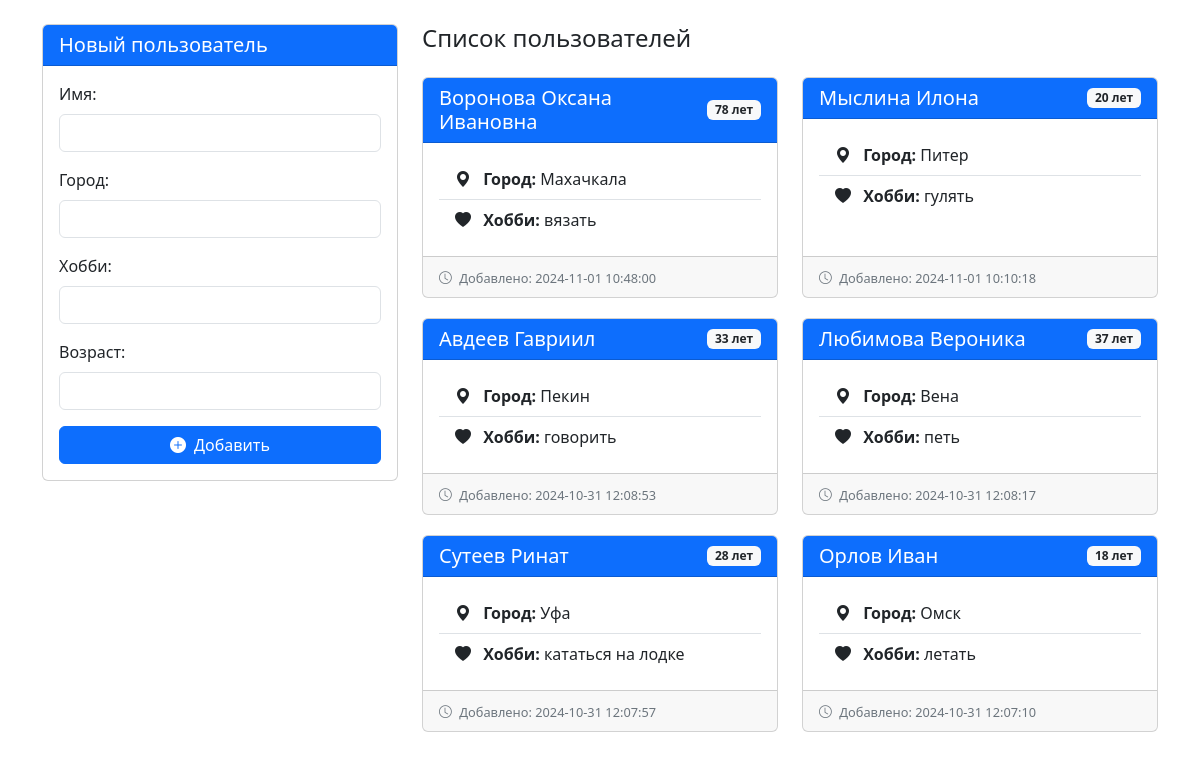
The page / on the database its author committed.
### tables this page shows
CREATE TABLE users
        (id INTEGER PRIMARY KEY AUTOINCREMENT,
         name TEXT NOT NULL,
         city TEXT NOT NULL,
         hobby TEXT NOT NULL,
         age INTEGER NOT NULL,
         created_at TIMESTAMP DEFAULT CURRENT_TIMESTAMP);

### app.py (the view, shortened to what this page needs)
@app.route('/', methods=['GET', 'POST'])
def index():
    users = get_users()
    return render_template('index.html', users=users)

### app.py (called while the page is built)
def get_users():
    conn = sqlite3.connect('users.db')
    c = conn.cursor()
    c.execute('SELECT * FROM users ORDER BY created_at DESC')
    users = []
    for row in c.fetchall():
        users.append({
            'id': row[0],
            'name': row[1],
            'city': row[2],
            'hobby': row[3],
            'age': row[4],
            'created_at': row[5]
        })
    conn.close()
    return users

### templates/index.html (shortened to what this page needs)
<!DOCTYPE html>
<html>
<head>
    <link href="https://cdn.jsdelivr.net/npm/bootstrap@5.3.0/dist/css/bootstrap.min.css" rel="stylesheet">
    <link rel="stylesheet" href="https://cdn.jsdelivr.net/npm/bootstrap-icons@1.7.2/font/bootstrap-icons.css">
</head>
<body>
    <div class="container py-4">
        <div class="row">
            <div class="col-md-4">
                <div class="card sticky-top" style="top: 20px;">
                    <div class="card-header bg-primary text-white">
                        <h5 class="card-title mb-0">Новый пользователь</h5>
                    </div>
                    <div class="card-body">
                        <form method="POST">
                            <div class="mb-3">
                                <label for="name" class="form-label">Имя:</label>
                                <input type="text" class="form-control" id="name" name="name" required>
                            </div>
                            <div class="mb-3">
                                <label for="city" class="form-label">Город:</label>
                                <input type="text" class="form-control" id="city" name="city" required>
                            </div>
                            <div class="mb-3">
                                <label for="hobby" class="form-label">Хобби:</label>
                                <input type="text" class="form-control" id="hobby" name="hobby" required>
                            </div>
                            <div class="mb-3">
                                <label for="age" class="form-label">Возраст:</label>
                                <input type="number" class="form-control" id="age" name="age" required min="0"
                                    max="150">
                            </div>
                            <button type="submit" class="btn btn-primary w-100">
                                <i class="bi bi-plus-circle-fill me-2"></i>Добавить
                            </button>
                        </form>
                    </div>
                </div>
            </div>
            <div class="col-md-8">
                <h4 class="mb-4">Список пользователей</h4>
                <div class="row">
                    {% if users %}
                    {% for user in users %}
                    <div class="col-md-6 user-card">
                        <div class="card h-100">
                            <div
                                class="card-header bg-primary text-white d-flex justify-content-between align-items-center">
                                <h5 class="card-title mb-0">{{ user.name }}</h5>
                                <span class="badge bg-light text-dark">{{ user.age }} лет</span>
                            </div>
                            <div class="card-body">
                                <ul class="list-group list-group-flush">
                                    <li class="list-group-item">
                                        <i class="bi bi-geo-alt-fill me-2"></i>
                                        <strong>Город:</strong> {{ user.city }}
                                    </li>
                                    <li class="list-group-item">
                                        <i class="bi bi-heart-fill me-2"></i>
                                        <strong>Хобби:</strong> {{ user.hobby }}
                                    </li>
                                </ul>
                            </div>
                            <div class="card-footer">
                                <small class="card-date">
                                    <i class="bi bi-clock me-1"></i>
                                    Добавлено: {{ user.created_at }}
                                </small>
                            </div>
                        </div>
                    </div>
                    {% endfor %}
                    {% endif %}
                </div>
            </div>
        </div>
    </div>
</body>
</html>

### templates/index.html (style rules this page uses)
.user-card { margin-bottom: 20px; }
.card-date { font-size: 0.8em; color: #6c757d; }

### rows shown on the page
users: name "Воронова Оксана Ивановна", age "78", city "Махачкала", hobby "вязать", created_at "2024-11-01 10:48:00"
users: name "Мыслина Илона", age "20", city "Питер", hobby "гулять", created_at "2024-11-01 10:10:18"
users: name "Авдеев Гавриил", age "33", city "Пекин", hobby "говорить", created_at "2024-10-31 12:08:53"
users: name "Любимова Вероника", age "37", city "Вена", hobby "петь", created_at "2024-10-31 12:08:17"
users: name "Сутеев Ринат", age "28", city "Уфа", hobby "кататься на лодке", created_at "2024-10-31 12:07:57"
users: name "Орлов Иван", age "18", city "Омск", hobby "летать", created_at "2024-10-31 12:07:10"
